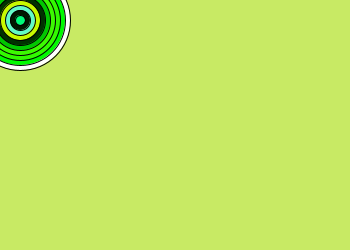
Frame 1 (no input)
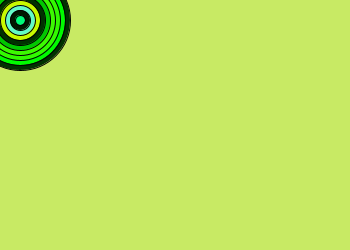
Frame 60 (the mouse pressed at the canvas centre just before this capture)
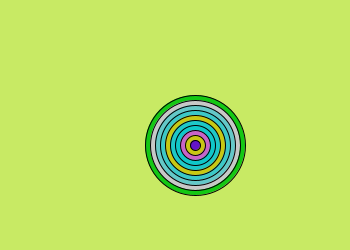
Frame 120 (the mouse held since frame 60 and released just before this capture)

The Processing sketch that drew these frames (run headless with seeded random() and noise(); from frame 60 on, the mouse is pressed at the canvas centre):

// Processing sketch: processing_106936
// ── processing_106936.pde

void setup() {  //setup function called initially, only once
  size(350, 250);
}

void draw() {  //draw function loops 
     background(200,234,100);
     ellipse(mouseX+20,mouseY+20,100,100);
     
     if (mousePressed){
         fill(200,200,200);
     } else{
         fill(0,250,0);
     }
     
     
     
     ellipse(mouseX+20,mouseY+20,90,90);
     
     if (mousePressed){
         fill(100,200,200);
     } else{
         fill(50,250,0);
     }
     
     
     ellipse(mouseX+20,mouseY+20,80,80);
     
     if (mousePressed){
         fill(60,200,200);
     } else{
         fill(60,250,0);
     }
     
     
     ellipse(mouseX+20,mouseY+20,70,70);
     
     if (mousePressed){
         fill(200,200,20);
     } else{
         fill(0,200,0);
     }
     
     
     ellipse(mouseX+20,mouseY+20,60,60);
     
     if (mousePressed){
         fill(30,200,200);
     } else{
         fill(0,50,0);
     }
     
     
     
     ellipse(mouseX+20,mouseY+20,50,50);
     
     if (mousePressed){
         fill(15,200,200);
     } else{
         fill(200,250,0);
     }
     
     
     
     ellipse(mouseX+20,mouseY+20,40,40);
     
     if (mousePressed){
         fill(200,100,200);
     } else{
         fill(100,250,200);
     }
     
     
     
     ellipse(mouseX+20,mouseY+20,30,30);
     
     if (mousePressed){
         fill(200,200,20);
     } else{
         fill(0,25,0);
     }
     
     
     
     ellipse(mouseX+20,mouseY+20,20,20);
     
     if (mousePressed){
         fill(100,20,200);
     } else{
         fill(0,250,120);
     }
     
     
     
     ellipse(mouseX+20,mouseY+20,10,10);
     
     if (mousePressed){
         fill(20,200,20);
     } else{
         fill(0,50,0);
     }
}
